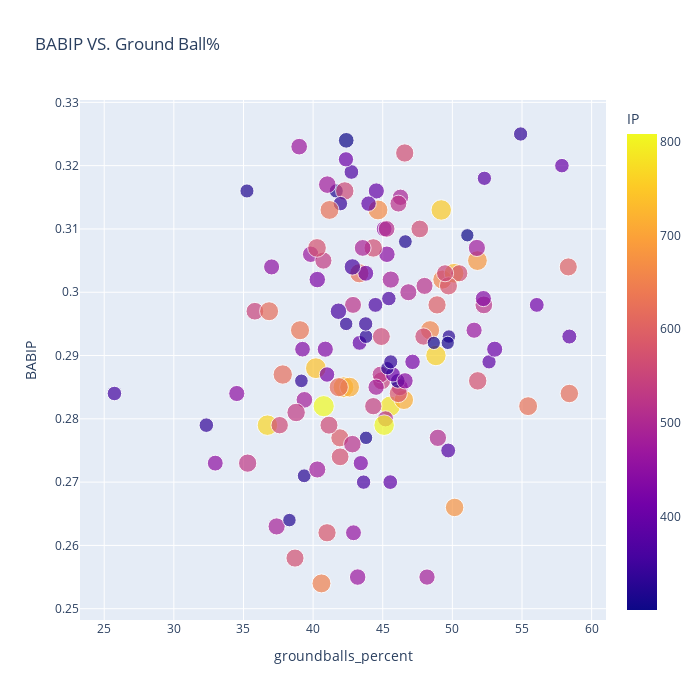

The notebook cell saved with this chart:
### Code cell
fig = px.scatter(fg_sav, x="groundballs_percent", y="BABIP",
                 size = 'pitch_count',color ="IP",
                 hover_name="Name", log_x=False, size_max=15, width=700, height=700,
                 title = "BABIP VS. Ground Ball%")
fig.show()

### Figure 1 — Plotly figure (JSON) as saved in the notebook; plotly's stock layout.template omitted (floating-point values rounded to 4 significant figures; data arrays with more than 128 entries replaced by an {"elided": "..."} marker saying what was removed)
{"data": [{"hovertemplate": "<b>%{hovertext}</b><br><br>groundballs_percent=%{x}<br>BABIP=%{y}<br>pitch_count=%{marker.size}<br>IP=%{marker.color}<extra></extra>", "hovertext": {"elided": "132 str values"}, "legendgroup": "", "marker": {"color": {"elided": "132 float values"}, "coloraxis": "coloraxis", "size": {"elided": "132 int values"}, "sizemode": "area", "sizeref": 58.24, "symbol": "circle"}, "mode": "markers", "name": "", "orientation": "v", "showlegend": false, "type": "scatter", "x": {"elided": "132 float values"}, "xaxis": "x", "y": {"elided": "132 float values"}, "yaxis": "y"}], "layout": {"coloraxis": {"colorbar": {"title": {"text": "IP"}}, "colorscale": [[0, "#0d0887"], [0.1111, "#46039f"], [0.2222, "#7201a8"], [0.3333, "#9c179e"], [0.4444, "#bd3786"], [0.5556, "#d8576b"], [0.6667, "#ed7953"], [0.7778, "#fb9f3a"], [0.8889, "#fdca26"], [1, "#f0f921"]]}, "height": 700, "legend": {"itemsizing": "constant", "tracegroupgap": 0}, "title": {"text": "BABIP VS. Ground Ball%"}, "width": 700, "xaxis": {"anchor": "y", "domain": [0, 1], "title": {"text": "groundballs_percent"}}, "yaxis": {"anchor": "x", "domain": [0, 1], "title": {"text": "BABIP"}}}}
